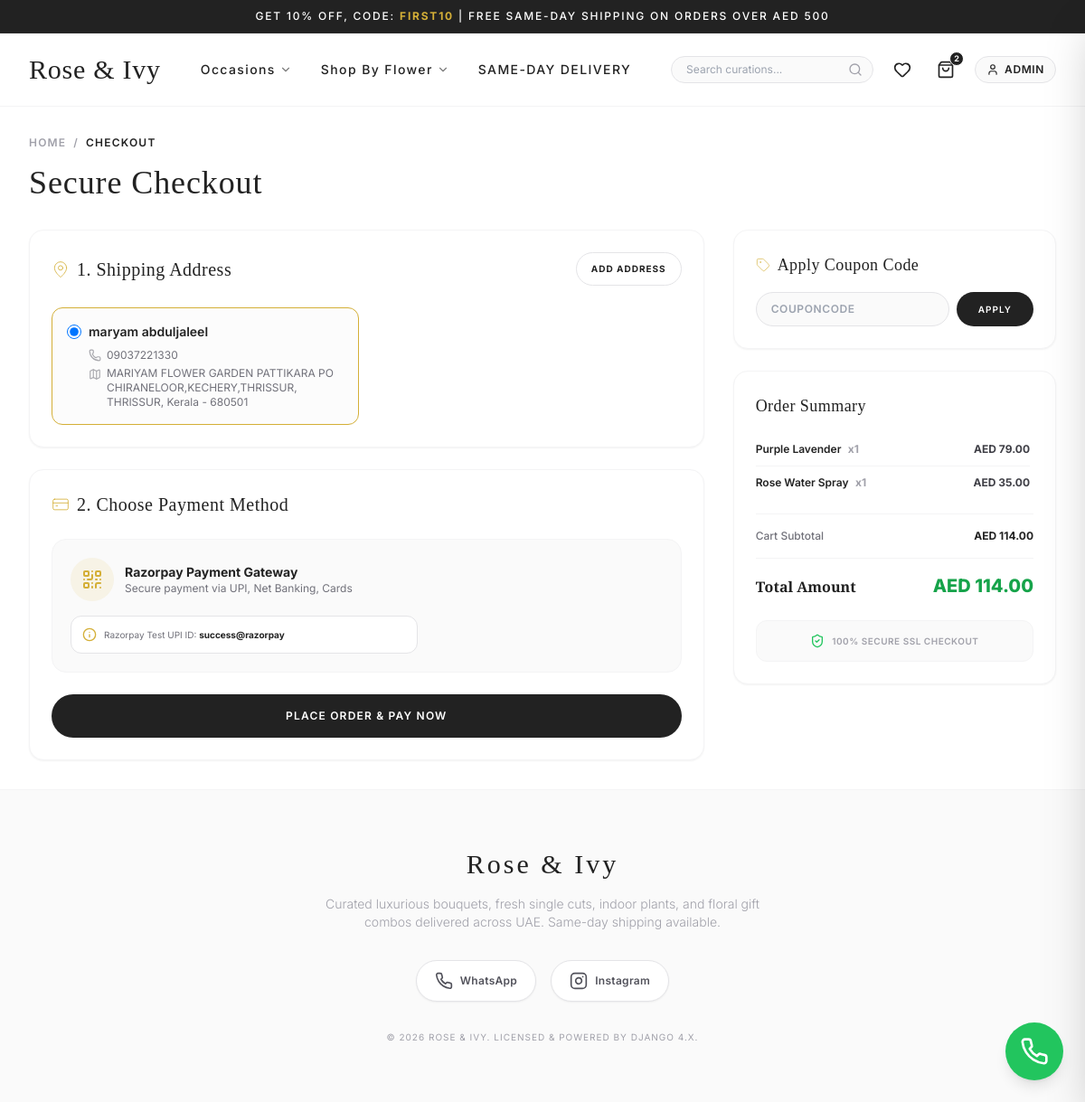
Page /orders/checkout/ (signed in) on the earlier database version.
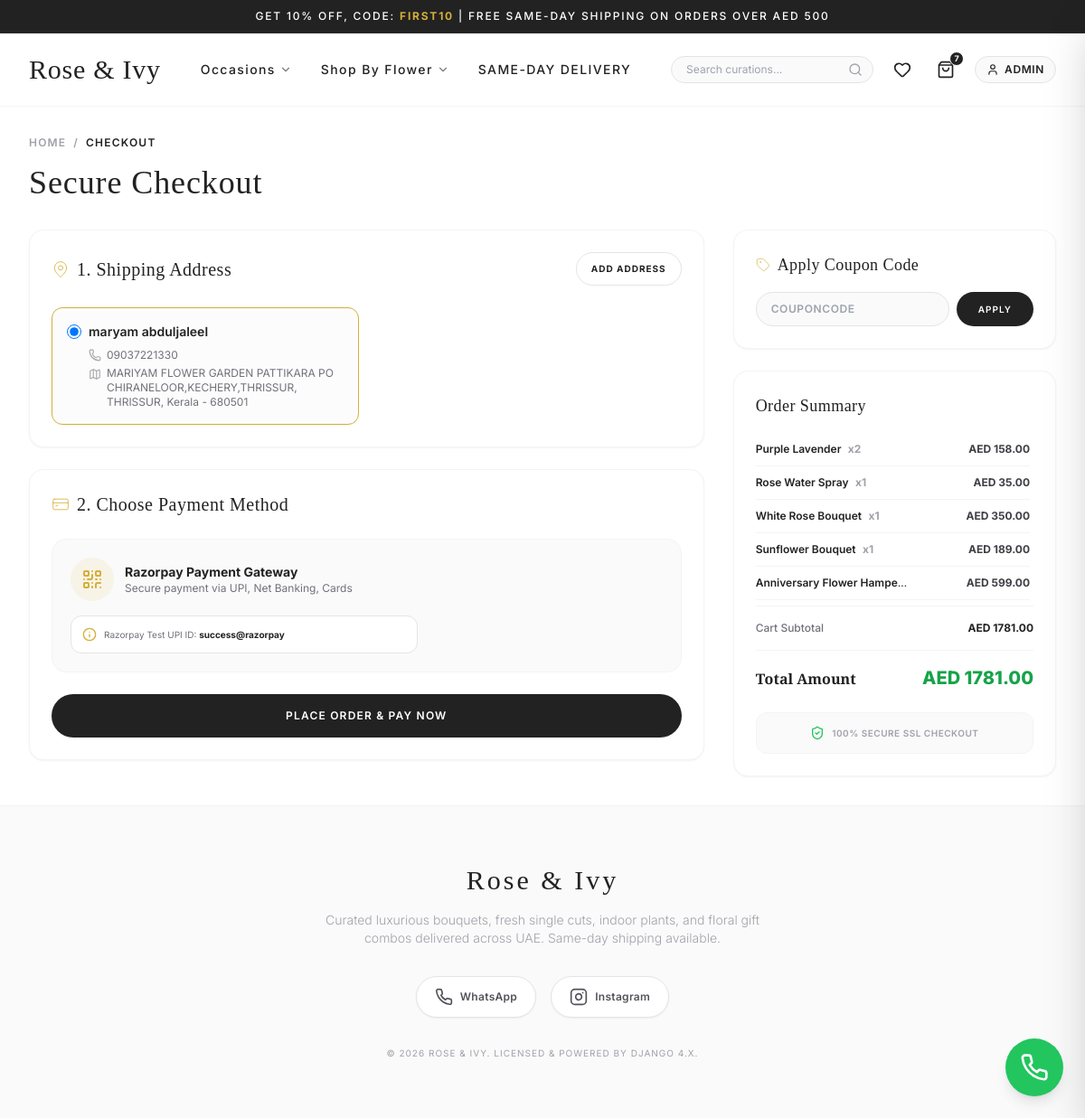
Same page on the later database version.
### accounts/models.py (models this page shows, shortened)
class Address(models.Model):
    user = models.ForeignKey(User, on_delete=models.CASCADE, related_name='addresses')
    full_name = models.CharField(max_length=100)
    phone = models.CharField(max_length=15)
    street = models.CharField(max_length=255)
    city = models.CharField(max_length=100)
    state = models.CharField(max_length=100)
    pincode = models.CharField(max_length=10)
    is_default = models.BooleanField(default=False)
    class Meta:
        verbose_name_plural = "Addresses"

### cart/models.py (models this page shows, shortened)
class CartItem(models.Model):
    cart = models.ForeignKey(Cart, on_delete=models.CASCADE, related_name='items')
    product = models.ForeignKey(Product, on_delete=models.CASCADE)
    quantity = models.PositiveIntegerField(default=1)
    @property
    def subtotal(self):
        return self.product.price * self.quantity

class Cart(models.Model):
    user = models.ForeignKey(User, on_delete=models.CASCADE, null=True, blank=True, related_name='carts')
    session_key = models.CharField(max_length=40, null=True, blank=True, db_index=True)
    created_at = models.DateTimeField(auto_now_add=True)
    updated_at = models.DateTimeField(auto_now=True)
    @property
    def total_price(self):
        return sum(item.subtotal for item in self.items.all())
    @property
    def total_items(self):
        return sum(item.quantity for item in self.items.all())

### store/models.py (models this page shows, shortened)
class Product(models.Model):
    category = models.ForeignKey(Category, on_delete=models.CASCADE, related_name='products')
    name = models.CharField(max_length=200)
    slug = models.SlugField(max_length=220, unique=True, blank=True)
    description = models.TextField()
    price = models.DecimalField(max_digits=10, decimal_places=2)
    stock = models.PositiveIntegerField(default=0)
    image = models.ImageField(upload_to='products/', blank=True, null=True)
    image_url = models.URLField(max_length=500, blank=True, null=True)
    is_featured = models.BooleanField(default=False)
    created_at = models.DateTimeField(auto_now_add=True)

### orders/views.py (the view)
# urls.py: path('checkout/', views.checkout_view, name='checkout'),
@login_required
def checkout_view(request):
    cart = Cart.objects.filter(user=request.user).first()
    if not cart or cart.total_items == 0:
        messages.info(request, "Your cart is empty. Please add flowers before checkout.")
        return redirect('store:product_list')
    addresses = request.user.addresses.all()
    default_address = addresses.filter(is_default=True).first() or addresses.first()
    context = {
        'cart': cart,
        'addresses': addresses,
        'default_address': default_address,
    }
    return render(request, 'orders/checkout.html', context)

### cart/context_processors.py (called while the page is built)
def cart_processor(request):
    cart_total_items = 0
    if request.user.is_authenticated:
        cart = Cart.objects.filter(user=request.user).first()
        if cart:
            cart_total_items = cart.total_items
    else:
        session_key = request.session.session_key
        if session_key:
            cart = Cart.objects.filter(session_key=session_key).first()
            if cart:
                cart_total_items = cart.total_items
    return {
        'cart_total_items': cart_total_items
    }

### core/context_processors.py (called while the page is built)
def social_settings(request):
    return {
        'settings': {
            'WHATSAPP_PHONE_NUMBER': getattr(settings, 'WHATSAPP_PHONE_NUMBER', '971501234567'),
            'INSTAGRAM_USERNAME': getattr(settings, 'INSTAGRAM_USERNAME', 'roseandivyflowers'),
        }
    }

### templates/orders/checkout.html (shortened to what the changed rows need)
{% extends 'base.html' %}
{% load static %}
{% block content %}
<div class="mb-8 select-none">
    <h1 class="font-serif text-3xl md:text-4xl font-medium text-brandCharcoal tracking-wide">Secure Checkout</h1>
</div>
<div class="grid grid-cols-1 lg:grid-cols-3 gap-8 items-start">
    <div class="lg:col-span-2 space-y-6">
        <div class="bg-white border border-zinc-100 p-6 rounded-2xl shadow-sm">
            {% if addresses %}
                <div class="grid grid-cols-1 md:grid-cols-2 gap-4">
                    {% for addr in addresses %}
                        <div class="relative group">
                            <label class="block w-full h-full border border-zinc-200 rounded-xl p-4 cursor-pointer hover:border-brandGold transition-all relative address-card select-none {% if addr.is_default or forloop.first %}border-brandGold bg-zinc-50/50{% endif %}" id="addr-card-{{ addr.id }}">
                                <div class="flex items-start justify-between mb-2">
                                    <div class="flex items-center gap-2">
                                        <input class="w-4 h-4 text-brandGold border-zinc-300 focus:ring-brandGold address-radio" type="radio" name="checkout_address" value="{{ addr.id }}" {% if addr.is_default or forloop.first %}checked{% endif %} onclick="selectAddress('{{ addr.id }}')">
                                        <span class="font-semibold text-sm text-brandCharcoal">{{ addr.full_name }}</span>
                                    </div>
                                </div>
                                <p class="text-xs text-zinc-500 mb-1 pl-6 flex items-center gap-1.5"><i data-lucide="phone" class="w-3.5 h-3.5 opacity-60"></i> {{ addr.phone }}</p>
                                <p class="text-xs text-zinc-500 pl-6 flex items-start gap-1.5"><i data-lucide="map" class="w-3.5 h-3.5 opacity-60 mt-0.5 flex-shrink-0"></i> <span>{{ addr.street }}, {{ addr.city }}, {{ addr.state }} - {{ addr.pincode }}</span></p>
                            </label>
                        </div>
                    {% endfor %}
                </div>
            {% endif %}
        </div>
    </div>
    <div class="space-y-6">
        <div class="bg-white border border-zinc-100 p-6 rounded-2xl shadow-sm lg:sticky lg:top-24 select-none">
            <div class="divide-y divide-zinc-100 border-b border-zinc-100 pb-4 mb-4 max-h-48 overflow-y-auto pr-1">
                {% for item in cart.items.all %}
                    <div class="flex items-center justify-between gap-3 py-2.5 text-xs">
                        <div class="truncate max-w-[170px]">
                            <span class="font-semibold text-brandCharcoal">{{ item.product.name }}</span>
                            <span class="text-zinc-400 font-bold ml-1">x{{ item.quantity }}</span>
                        </div>
                        <span class="font-sans font-bold text-zinc-700">AED {{ item.subtotal }}</span>
                    </div>
                {% endfor %}
            </div>
            <div class="space-y-2 text-xs mb-4">
                <div class="flex justify-between text-zinc-500 font-medium">
                    <span class="font-sans font-bold text-brandCharcoal">AED <span id="summary-subtotal">{{ cart.total_price }}</span></span>
                </div>
            </div>
            <div class="flex justify-between items-baseline border-t border-zinc-100 pt-4 mb-6">
                <span class="font-sans font-extrabold text-xl text-green-600">AED <span id="summary-total">{{ cart.total_price }}</span></span>
            </div>
        </div>
    </div>
</div>
{% endblock %}

### templates/base.html (shortened to what the changed rows need)
{% load static %}
<!DOCTYPE html>
<html lang="en">
<head>
    <script src="https://cdn.tailwindcss.com"></script>
</head>
<body class="bg-brandWhite text-brandCharcoal font-sans min-h-screen flex flex-col antialiased">
    <header class="sticky top-0 bg-white/95 backdrop-blur-md z-40 border-b border-zinc-100 transition-all">
        <div class="max-w-7xl mx-auto px-4 sm:px-6 lg:px-8 h-20 flex items-center justify-between">
            <div class="flex items-center gap-4">
                <button onclick="openCartDrawer()" class="text-brandCharcoal hover:text-brandGold p-1.5 transition-colors relative" title="Shopping Bag">
                    <i data-lucide="shopping-bag" class="w-5 h-5"></i>
                    <span id="cart-badge" class="absolute -top-1 -right-1 bg-brandCharcoal text-white text-[9px] font-bold rounded-full w-4 h-4 flex items-center justify-center border border-white">
                        {{ cart_total_items|default:0 }}
                    </span>
                </button>
            </div>
        </div>
    </header>
    <main class="flex-grow py-8 max-w-7xl mx-auto px-4 sm:px-6 lg:px-8 w-full">
        {% block content %}{% endblock %}
    </main>
</body>
</html>

Differences in the rows shown:
changed CartItem "Purple Lavender": quantity "1" → "2"; subtotal "79.00" → "158.00"
added CartItem: product.name "White Rose Bouquet", quantity "1", subtotal "350.00"
added CartItem: product.name "Sunflower Bouquet", quantity "1", subtotal "189.00"
added CartItem: product.name "Anniversary Flower Hampe…", subtotal "599.00"
changed through a linked row, Cart: total_price "114.00" → "1781.00"
Other differences:
{{ cart_total_items|default:0 }}: "2" → "7"
